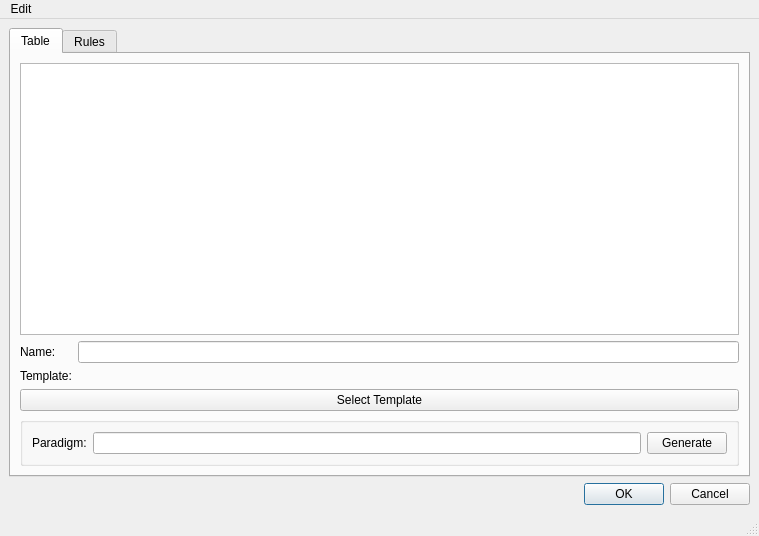
<?xml version="1.0" encoding="UTF-8"?>
<ui version="4.0">
 <class>MainWindow</class>
 <widget class="QMainWindow" name="MainWindow">
  <property name="geometry">
   <rect>
    <x>0</x>
    <y>0</y>
    <width>759</width>
    <height>536</height>
   </rect>
  </property>
  <property name="windowTitle">
   <string>Edit Table</string>
  </property>
  <widget class="QWidget" name="centralwidget">
   <layout class="QGridLayout" name="gridLayout">
    <item row="0" column="0">
     <widget class="QTabWidget" name="tabWidget">
      <property name="currentIndex">
       <number>0</number>
      </property>
      <widget class="QWidget" name="tabWidgetPage1">
       <attribute name="title">
        <string>Table</string>
       </attribute>
       <layout class="QGridLayout" name="gridLayout_2">
        <item row="3" column="6">
         <widget class="QLabel" name="currentLbl">
          <property name="text">
           <string/>
          </property>
         </widget>
        </item>
        <item row="3" column="5">
         <widget class="QLabel" name="templateLbl">
          <property name="text">
           <string>Template:</string>
          </property>
         </widget>
        </item>
        <item row="1" column="5">
         <widget class="QLabel" name="nameLbl">
          <property name="text">
           <string>Name:</string>
          </property>
         </widget>
        </item>
        <item row="4" column="5" colspan="2">
         <widget class="QPushButton" name="selectBtn">
          <property name="text">
           <string>Select Template</string>
          </property>
         </widget>
        </item>
        <item row="1" column="6">
         <widget class="QLineEdit" name="nameLine"/>
        </item>
        <item row="0" column="5" colspan="2">
         <widget class="QTableWidget" name="tableWidget">
          <property name="selectionMode">
           <enum>QAbstractItemView::NoSelection</enum>
          </property>
         </widget>
        </item>
        <item row="5" column="5" colspan="2">
         <widget class="QGroupBox" name="groupBox_2">
          <property name="title">
           <string/>
          </property>
          <layout class="QGridLayout" name="gridLayout_3">
           <item row="1" column="2">
            <widget class="QPushButton" name="generateBtn">
             <property name="text">
              <string>Generate</string>
             </property>
            </widget>
           </item>
           <item row="1" column="0">
            <widget class="QLabel" name="exampleLbl">
             <property name="text">
              <string>Paradigm:</string>
             </property>
            </widget>
           </item>
           <item row="1" column="1">
            <widget class="QLineEdit" name="exampleLine"/>
           </item>
          </layout>
         </widget>
        </item>
       </layout>
      </widget>
      <widget class="QWidget" name="tab">
       <attribute name="title">
        <string>Rules</string>
       </attribute>
       <layout class="QGridLayout" name="gridLayout_4">
        <item row="1" column="0">
         <widget class="QTreeView" name="treeView">
          <attribute name="headerVisible">
           <bool>false</bool>
          </attribute>
         </widget>
        </item>
       </layout>
      </widget>
     </widget>
    </item>
    <item row="1" column="0">
     <widget class="QDialogButtonBox" name="buttonBox">
      <property name="standardButtons">
       <set>QDialogButtonBox::Cancel|QDialogButtonBox::Ok</set>
      </property>
     </widget>
    </item>
   </layout>
  </widget>
  <widget class="QMenuBar" name="menubar">
   <property name="geometry">
    <rect>
     <x>0</x>
     <y>0</y>
     <width>759</width>
     <height>22</height>
    </rect>
   </property>
   <widget class="QMenu" name="menuEdit">
    <property name="title">
     <string>Edit</string>
    </property>
    <addaction name="actionUndo"/>
    <addaction name="actionRedo"/>
    <addaction name="actionAdd"/>
    <addaction name="actionRemove"/>
    <addaction name="actionDeselect"/>
   </widget>
   <addaction name="menuEdit"/>
  </widget>
  <widget class="QStatusBar" name="statusbar"/>
  <action name="actionAdd">
   <property name="text">
    <string>Add</string>
   </property>
   <property name="shortcut">
    <string>A</string>
   </property>
  </action>
  <action name="actionRemove">
   <property name="text">
    <string>Delete</string>
   </property>
   <property name="shortcut">
    <string>Backspace</string>
   </property>
  </action>
  <action name="actionEdit">
   <property name="text">
    <string>Edit</string>
   </property>
  </action>
  <action name="actionUndo">
   <property name="text">
    <string>Undo</string>
   </property>
   <property name="shortcut">
    <string>Ctrl+Z</string>
   </property>
  </action>
  <action name="actionRedo">
   <property name="text">
    <string>Redo</string>
   </property>
   <property name="shortcut">
    <string>Ctrl+Shift+Z</string>
   </property>
  </action>
  <action name="actionDeselect">
   <property name="text">
    <string>Deselect</string>
   </property>
   <property name="shortcut">
    <string>Esc</string>
   </property>
  </action>
 </widget>
 <resources/>
 <connections/>
</ui>
